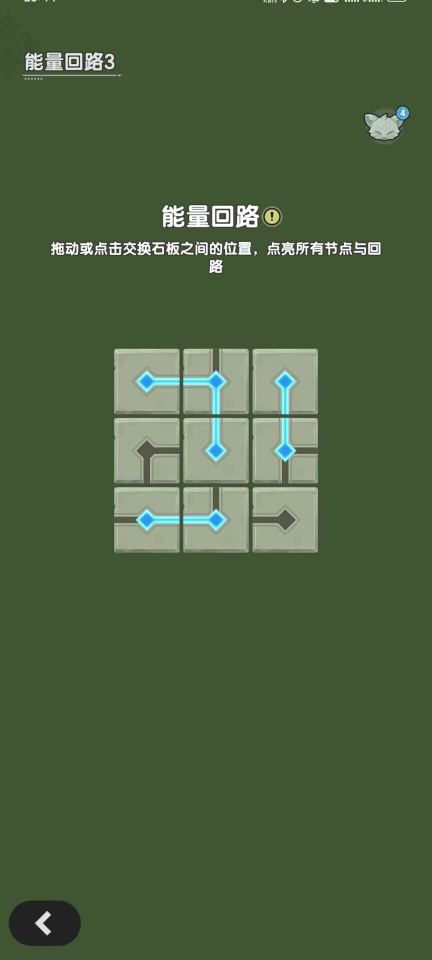
#> input picture img/img1.jpg, 864 x 1920 px (shown at 1/2 size)
$ python -i vision.py   (imports and definitions only)
#> lines starting #> are read from the running program, lines starting #| are printed output that depends on the picture; after the words box and inside, x2 and y2 are one past the last pixel; in counts of white or black regions, pixels touching at a corner belong together
### game_logic.py
# game_logic.py
# 定义游戏的核心对象 Tile 和 Board

class Tile:
    """表示一个状态固定的石板。"""
    def __init__(self, connections, tile_id=None):
        self.connections = tuple(connections)
        self.id = tile_id if tile_id is not None else id(self)

    def __eq__(self, other):
        return isinstance(other, Tile) and self.id == other.id

    def __hash__(self):
        return hash(self.id)

    def __repr__(self):
        return f"T{self.connections}"


class Board:
    """表示游戏棋盘。"""
    # [84 lines left out: functions __init__, _get_empty_slots, is_valid_placement, is_fully_solved, not called in this run]

    def place_tile(self, tile, r, c):
        self.grid[r][c] = tile

    def remove_tile(self, r, c):
        self.grid[r][c] = None

### vision.py
import cv2
import numpy as np
from game_logic import Tile


def _classify_tile_image(tile_mask_img):
    """
    根据给定的图像掩码，判断石板的连接。
    """
    th, tw = tile_mask_img.shape
    if th == 0 or tw == 0:
        return (0, 0, 0, 0)
    margin_h, margin_w = int(th * 0.20), int(tw * 0.20)
    probe_points = {
        "N": (margin_h, tw // 2),
        "E": (th // 2, tw - margin_w),
        "S": (th - margin_h, tw // 2),
        "W": (th // 2, margin_w)
    }
    connections = [0, 0, 0, 0]
    if tile_mask_img[probe_points["N"]] == 255:
        connections[0] = 1
    if tile_mask_img[probe_points["E"]] == 255:
        connections[1] = 1
    if tile_mask_img[probe_points["S"]] == 255:
        connections[2] = 1
    if tile_mask_img[probe_points["W"]] == 255:
        connections[3] = 1
    return tuple(connections)


def analyze_image(image_path):
    """
    分析给定的图像，识别其中的谜题板并返回其表示。
    """
#> called with image_path = 'img/img1.jpg'
    try:
        img = cv2.imread(image_path)
#> img is the input picture: shape (1920, 864, 3); mean B, G, R 62, 95.3, 74.4
        if img is None:
            raise FileNotFoundError
    except (FileNotFoundError, Exception) as e:
        print(f"Error loading image '{image_path}': {e}")
        return None

    path_colors = [
        (np.array([74, 88, 86]), 50),     # Gray path (BGR)
        (np.array([238, 148, 46]), 50),   # Dark blue path (BGR)
        (np.array([244, 244, 147]), 50),  # Light blue path (BGR)
        (np.array([236, 221, 78]), 50)    # Cyan path (BGR)
    ]
    bg_color = (np.array([50, 85, 64]), 15)  # Background color (BGR)

    all_paths_mask = np.zeros(img.shape[:2], dtype=np.uint8)
    for color, tolerance in path_colors:
        lower = np.maximum(0, color - tolerance).astype(np.uint8)
        upper = np.minimum(255, color + tolerance).astype(np.uint8)
        mask = cv2.inRange(img, lower, upper)
        all_paths_mask = cv2.bitwise_or(all_paths_mask, mask)
#> this loop made 4 passes
#> pass 1, in analyze_image, `mask = cv2.inRange(img, lower, upper)`:
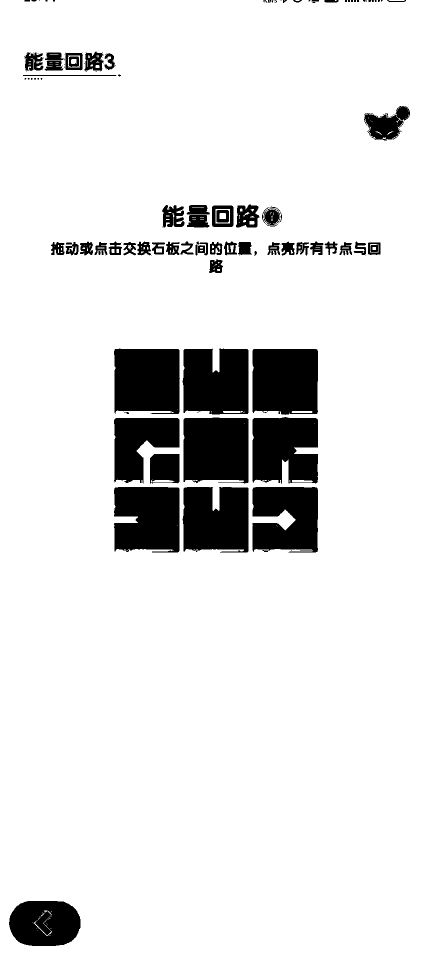
#> mask: shape (1920, 864) (shown at 1/2 size); 89.3% white; 152 black regions (85 under 20 px), largest, box (x1, y1, x2, y2) and area: (505, 698, 636, 830) 16474, (367, 835, 497, 967) 16299, (228, 697, 360, 828) 16294
#> after the loop:
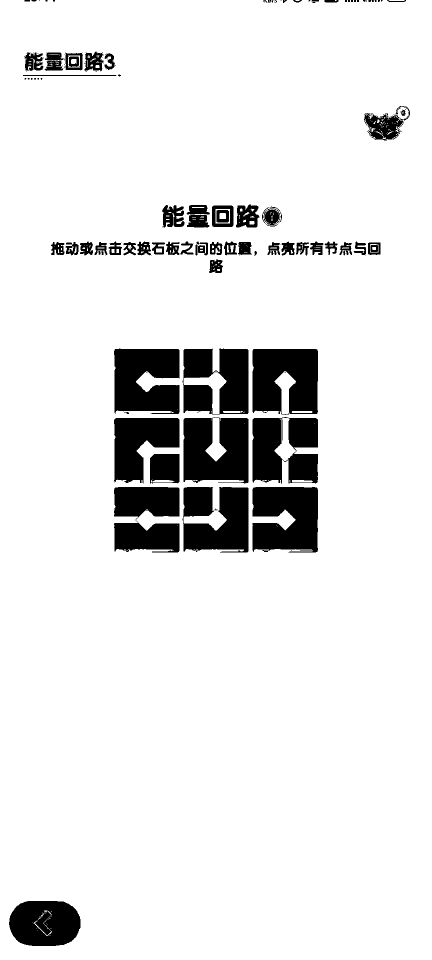
#> all_paths_mask: shape (1920, 864) (shown at 1/2 size); 90.1% white; 161 black regions (92 under 20 px), largest, box (x1, y1, x2, y2) and area: (505, 974, 636, 1105) 14963, (505, 698, 636, 830) 14800, (367, 835, 497, 967) 14663

    lower_bg = np.maximum(0, bg_color[0] - bg_color[1]).astype(np.uint8)
#> lower_bg = [35, 70, 49]
    upper_bg = np.minimum(255, bg_color[0] + bg_color[1]).astype(np.uint8)
#> upper_bg = [65, 100, 79]
    bg_mask = cv2.inRange(img, lower_bg, upper_bg)
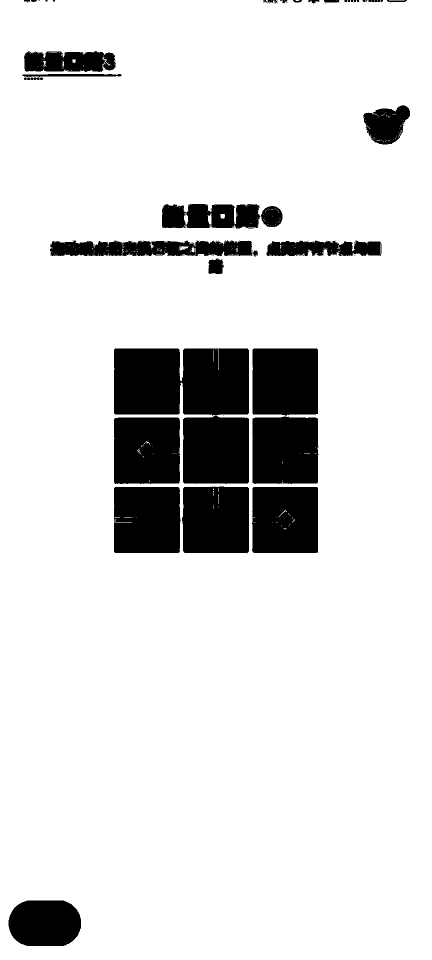
#> bg_mask: shape (1920, 864) (shown at 1/2 size); 87.5% white; 79 black regions (47 under 20 px), largest, box (x1, y1, x2, y2) and area: (228, 696, 498, 968) 52202, (364, 973, 498, 1107) 17382, (228, 974, 361, 1106) 17323
    tiles_mask = cv2.bitwise_not(bg_mask)
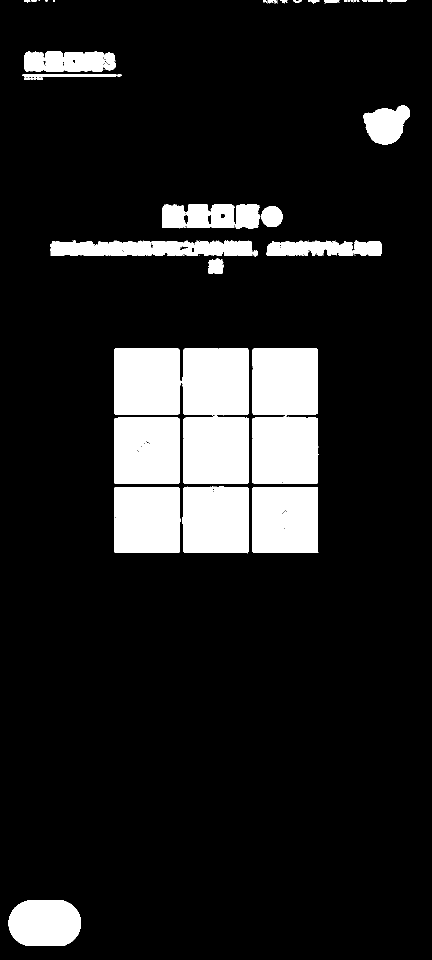
#> tiles_mask: shape (1920, 864) (shown at 1/2 size); 12.5% white; 79 white regions (47 under 20 px), largest, box (x1, y1, x2, y2) and area: (228, 696, 498, 968) 52202, (364, 973, 498, 1107) 17382, (228, 974, 361, 1106) 17323
    kernel = np.ones((5, 5), np.uint8)
    tiles_mask_opened = cv2.morphologyEx(tiles_mask, cv2.MORPH_OPEN, kernel)
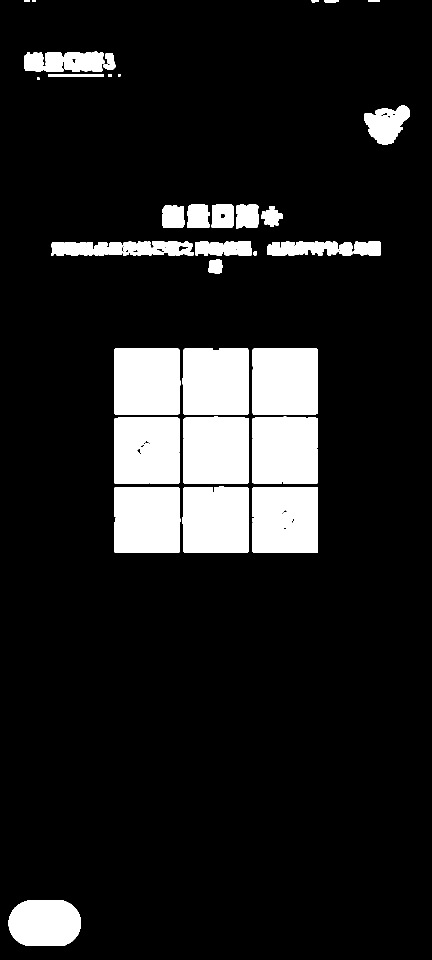
#> tiles_mask_opened: shape (1920, 864) (shown at 1/2 size); 12.3% white; 41 white regions

    contours, _ = cv2.findContours(tiles_mask_opened, cv2.RETR_EXTERNAL, cv2.CHAIN_APPROX_SIMPLE)
#> contours = 41 contours, 8 with area under 20; largest, box (x1, y1, x2, y2) and area: (366, 832, 498, 967) 17154, (228, 697, 361, 829) 17118, (228, 835, 360, 968) 17074, (364, 973, 498, 1106) 17054, (505, 697, 636, 830) 17026

    tile_boxes = []
    min_area = (img.shape[0] * img.shape[1]) / 100
#> min_area = 16588.8
    for cnt in contours:
        if cv2.contourArea(cnt) > min_area:
            x, y, w, h = cv2.boundingRect(cnt)
            if 0.8 < w / h < 1.2:
                tile_boxes.append((x, y, w, h))
#> this loop made 41 passes
#> (x, y, w, h) on passes 2 to 10: (505, 974, 131, 132), (228, 974, 133, 132), (364, 973, 134, 133), (228, 835, 132, 133), (505, 833, 131, 134), (366, 832, 132, 135), (505, 697, 131, 133), (364, 697, 134, 133), (228, 697, 133, 132)
#> cnt on passes 27, 28, 29, 30, 33, 34: [[74, 155], [74, 159], [78, 159], [78, 155]], [[236, 148], [236, 152], [240, 152], [240, 148]], [[216, 148], [216, 152], [223, 152], [223, 148]], [[96, 148], [96, 152], [207, 152], [207, 148]], [[755, 0], [755, 3], [759, 3], [759, 0]], [[749, 0], [749, 3], [753, 3], [753, 0]]
#> after the loop, tile_boxes = [(505, 974, 131, 132), (228, 974, 133, 132), (364, 973, 134, 133), (228, 835, 132, 133), (505, 833, 131, 134), (366, 832, 132, 135), (505, 697, 131, 133), (364, 697, 134, 133), (228, 697, 133, 132)]

    if not tile_boxes:
        return None

    avg_size = np.mean([b[2] for b in tile_boxes])
#> avg_size = 132.3
    grid_positions = {}
    for (x, y, w, h) in tile_boxes:
        center_x, center_y = x + w // 2, y + h // 2
        # 使用更稳健的四舍五入
        r, c = int(round(center_y / avg_size)), int(round(center_x / avg_size))
        grid_positions[(r, c)] = (x, y, w, h)
#> this loop made 9 passes
#> (x, y, w, h, center_x, center_y, r, c) on passes 1 to 9: (505, 974, 131, 132, 570, 1040, 8, 4), (228, 974, 133, 132, 294, 1040, 8, 2), (364, 973, 134, 133, 431, 1039, 8, 3), (228, 835, 132, 133, 294, 901, 7, 2), (505, 833, 131, 134, 570, 900, 7, 4), (366, 832, 132, 135, 432, 899, 7, 3), (505, 697, 131, 133, 570, 763, 6, 4), (364, 697, 134, 133, 431, 763, 6, 3), (228, 697, 133, 132, 294, 763, 6, 2)
#> after the loop, grid_positions = 9 items

    if not grid_positions:
        return None
    min_r = min(pos[0] for pos in grid_positions.keys())
#> min_r = 6
    min_c = min(pos[1] for pos in grid_positions.keys())
#> min_c = 2

    normalized_grid = {}
    for (r, c), box in grid_positions.items():
        normalized_grid[(r - min_r, c - min_c)] = box
#> this loop made 9 passes
#> (r, c, box) on passes 1 to 9: (8, 4, (505, 974, 131, 132)), (8, 2, (228, 974, 133, 132)), (8, 3, (364, 973, 134, 133)), (7, 2, (228, 835, 132, 133)), (7, 4, (505, 833, 131, 134)), (7, 3, (366, 832, 132, 135)), (6, 4, (505, 697, 131, 133)), (6, 3, (364, 697, 134, 133)), (6, 2, (228, 697, 133, 132))
#> after the loop, normalized_grid = 9 items

    max_r = max(pos[0] for pos in normalized_grid.keys())
#> max_r = 2
    max_c = max(pos[1] for pos in normalized_grid.keys())
#> max_c = 2

    initial_board = [[None for _ in range(max_c + 1)] for _ in range(max_r + 1)]
#> initial_board = 3 items
    for (r, c), (x, y, w, h) in normalized_grid.items():
        tile_path_img = all_paths_mask[y:y + h, x:x + w]
        connections = _classify_tile_image(tile_path_img)
        if sum(connections) > 0:
            initial_board[r][c] = Tile(connections)
#> this loop made 9 passes
#> (r, c, x, y, w, h, th in _classify_tile_image, tw in _classify_tile_image) on passes 1 to 9: (2, 2, 505, 974, 131, 132, 132, 131), (2, 0, 228, 974, 133, 132, 132, 133), (2, 1, 364, 973, 134, 133, 133, 134), (1, 0, 228, 835, 132, 133, 133, 132), (1, 2, 505, 833, 131, 134, 134, 131), (1, 1, 366, 832, 132, 135, 135, 132), (0, 2, 505, 697, 131, 133, 133, 131), (0, 1, 364, 697, 134, 133, 133, 134), (0, 0, 228, 697, 133, 132, 132, 133)
#> pass 1, in analyze_image, `tile_path_img = all_paths_mask[y:y + h, x:x + w]`:
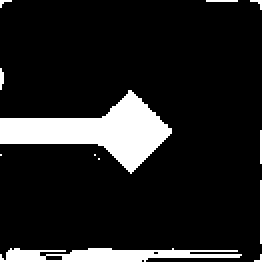
#> tile_path_img: shape (132, 131) (shown 2 times larger); 13.5% white; 11 white regions (8 under 20 px), largest, box (x1, y1, x2, y2) and area: (0, 45, 86, 87) 1515, (0, 124, 131, 132) 705, (130, 90, 131, 122) 32
#> after the loop:
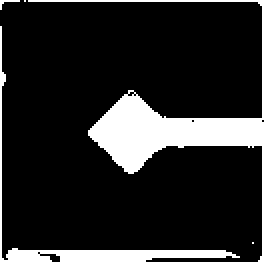
#> tile_path_img: shape (132, 133) (shown 2 times larger); 16.4% white; 4 white regions (3 under 20 px), largest, box (x1, y1, x2, y2) and area: (0, 0, 133, 132) 2870

    return initial_board

>>> result = analyze_image('img/img1.jpg')
#> result = 3 items
